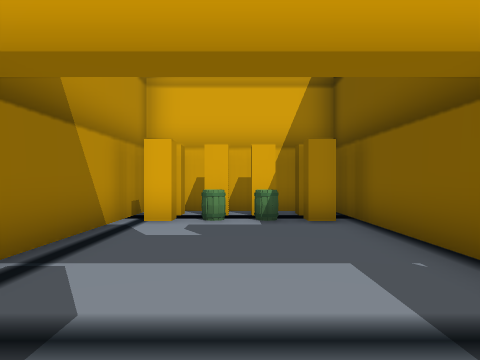
View 1 (above)

17 first-person views from a walk through a scene from a Unity 3-D project. The camera is 1.5 m above the floor, looks level and sees 70° across. Doors are open. The floor is counted in squares, 2 m on a side. Each view is taken from the middle of a square. On the plan, view 1 faces up. The plan holds only what a view shows up to about 11 squares ahead; the rest is blank. The place goes on beyond the plan. Some animated figures are left out.

View 2
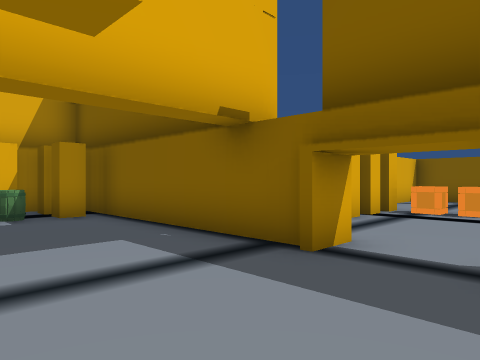

View 3
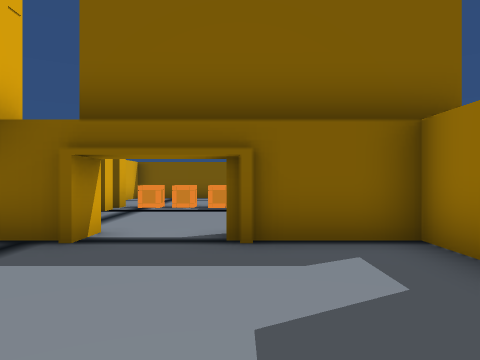

View 4
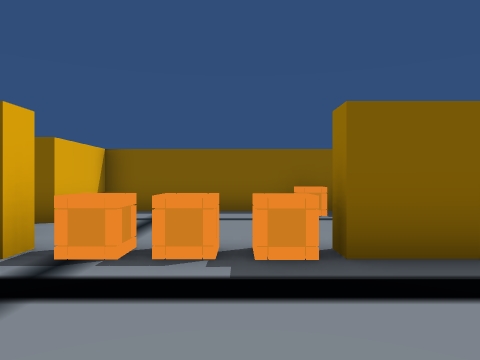

View 5
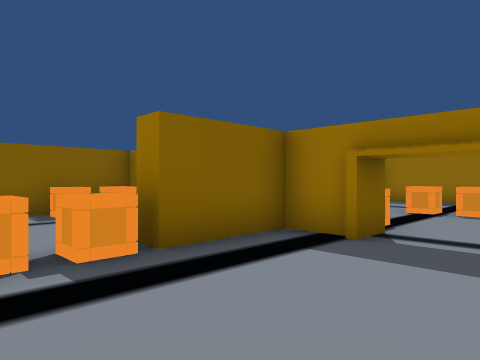

View 6
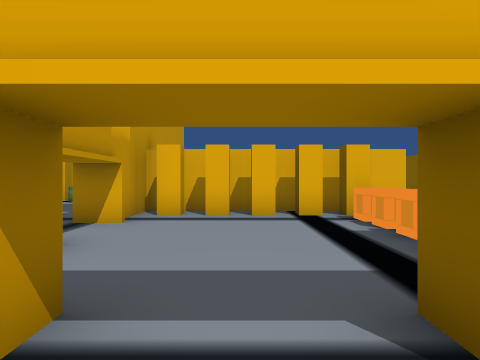

View 7
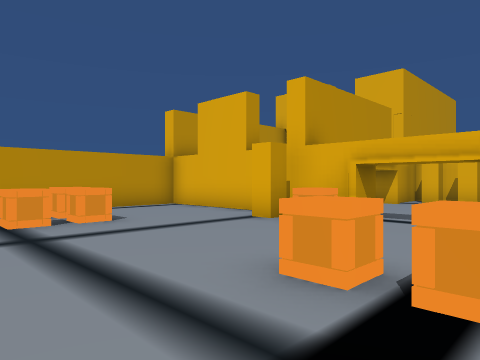

View 8
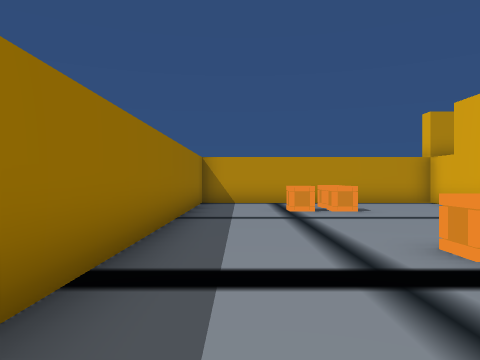

View 9
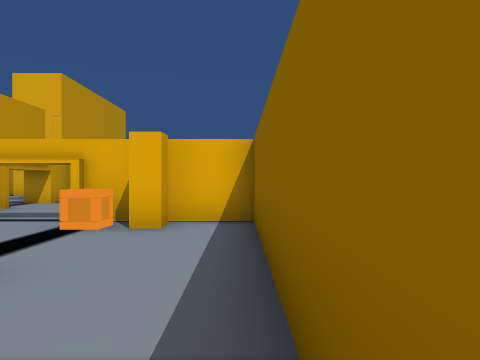

View 10
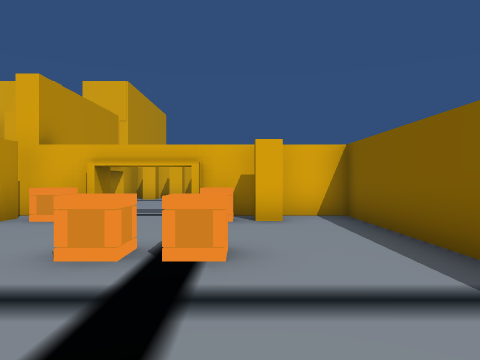

View 11
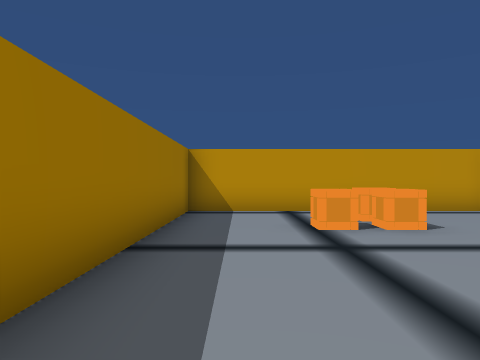

View 12
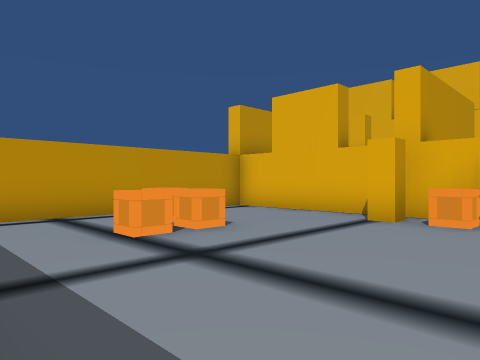

View 13
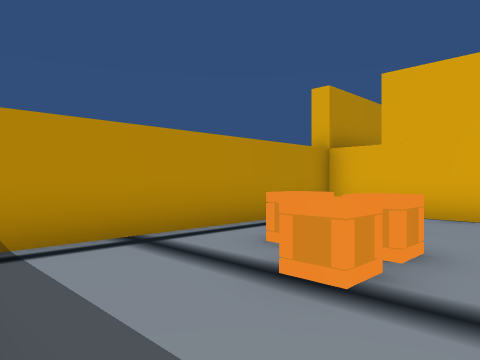

View 14
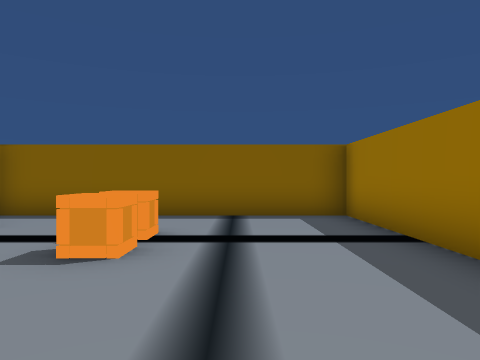

View 15
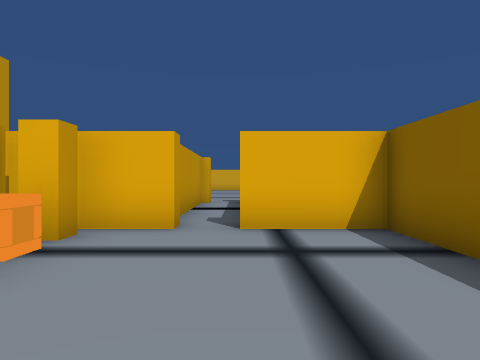

View 16
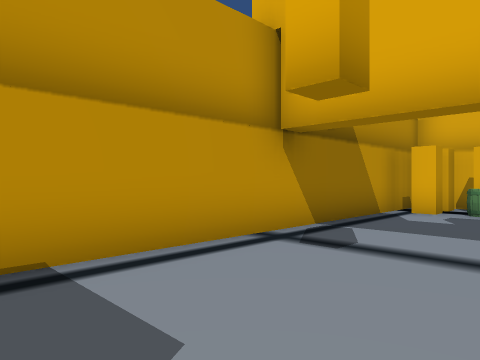

View 17
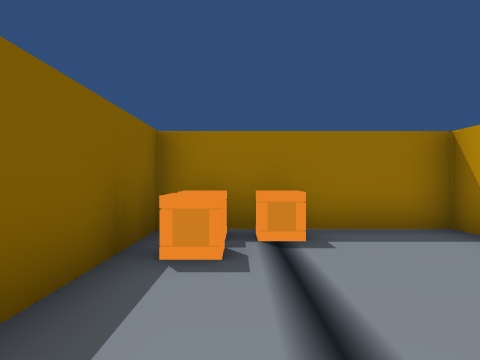

### Floor plan
Points are (right, up) in squares from view 1. A wall is a line through its corners. A room is listed if a view was taken in it or the views show most of it. See-through windows are left out.
Room 1 (views 1, 2, 3, 16)
walls: (2.3, 1.2) (2.3, 8.1); (3, 1) (2, 1); (-2.2, 6.5) (-2.2, -1.5); (1.1, -3.3) (2.3, -3.3) (2.3, -1.1)
ways out: opening at (2, 0) to room 2
objects: other object (-2, 7); other object (-2, 8); other object (-1, 7); other object (-1, 8); other object (0, 7); other object (0, 8); other object (1, 7); other object (1, 8)
Room 2 (views 4, 5, 15, 17)
walls: (7.7, -3.3) (12.2, -3.3) (12.2, 3.2) (10, 3.2); (9, 3.2) (2.8, 3.2) (2.8, 1.6); (6.3, -3.3) (7.2, -3.3) (7.2, -1) (7.8, -1); (6, -4) (6, -3); (4, -3) (4, -4)
ways out: opening at (2, 0) to room 1; opening at (5, -3.5) to room 3; open door at (9.5, 3.5)
objects: other object (3, 2) to (3, 3); other object (5, 2) to (5, 3); other object (6, 2) to (6, 3); other object (7, 2) to (8, 3); other object (8, 0); other object (8, 1); other object (10, -3); other object (11, -3); other object (11, -2)
Room 3 (views 6, 7, 8, 9, 10, 11, 12, 13, 14)
walls: (3.9, -3.7) (-2.2, -3.7) (-2.2, -11.2) (9.3, -11.2) (9.3, -3.7) (6.1, -3.7)
ways out: opening at (5, -3.5) to room 2
objects: other object (0, -7); other object (1, -9); other object (1, -7); other object (2, -5); other object (4, -5); other object (6, -8); other object (7, -8); other object (7, -5); other object (8, -4)

Where each view was taken, in squares from view 1:
view 1: 0 up, 0 right, facing up
view 2: 1 down, 1 left, facing up-right
view 3: 1 down, 2 left, facing right
view 4: 0 up, 4 right, facing right
view 5: 1 up, 4 right, facing down-right
view 6: 5 down, 5 right, facing up
view 7: 10 down, 7 right, facing up-left
view 8: 10 down, 9 right, facing left
view 9: 10 down, 9 right, facing up
view 10: 11 down, 7 right, facing up
view 11: 10 down, 6 right, facing left
view 12: 11 down, 5 right, facing up-left
view 13: 11 down, 2 right, facing up-left
view 14: 9 down, 2 right, facing right
view 15: 2 down, 10 right, facing up
view 16: 2 down, 1 right, facing up-left
view 17: 2 up, 11 right, facing down
